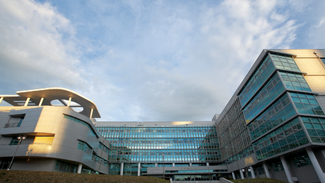
#> input picture input.jpg, 325 x 183 px
$ jupyter execute man.ipynb
#> lines starting #> are read from the running program, lines starting #| are printed output that depends on the picture; after the words box and inside, x2 and y2 are one past the last pixel; in counts of white or black regions, pixels touching at a corner belong together
[cell 1]
import cv2
import numpy as np
import matplotlib.pyplot as plt

# Load Image

[cell 2]
def read_file(filename):
#> called with filename = 'input.jpg'
    img = cv2.imread(filename)
#> img is the input picture: shape (183, 325, 3); mean B, G, R 156.8, 149.1, 135.7
    img = cv2.cvtColor(img, cv2.COLOR_BGR2RGB)
    plt.imshow(img)
    plt.show()
    return img

[cell 3]
filename = "input.jpg"
read_file(filename)

[cell 4]
filename = "input.jpg"
img = read_file(filename)

# Create Edge Mask

[cell 5]
def edge_mask(img, line_size, blur_value):
    #Input Image -> Edges of Images

#> called with line_size = 7, blur_value = 7
    gray = cv2.cvtColor(img, cv2.COLOR_RGB2GRAY)
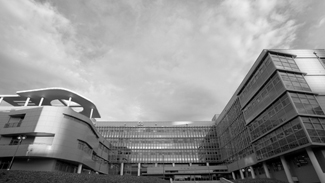
#> gray: shape (183, 325); min 0, max 255, mean 145.9
    glay_blur = cv2.medianBlur(gray, blur_value)
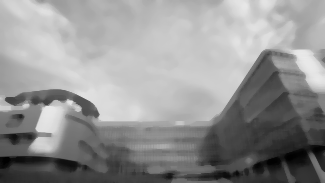
#> glay_blur: shape (183, 325); min 1, max 234, mean 146.6

    edges = cv2.adaptiveThreshold(glay_blur, 255, cv2.ADAPTIVE_THRESH_MEAN_C, cv2.THRESH_BINARY, line_size, blur_value)
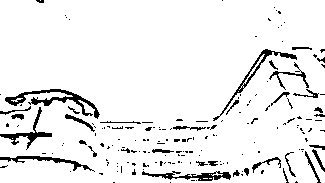
#> edges: shape (183, 325); 92.7% white; 176 black regions (142 under 20 px), largest, box (x1, y1, x2, y2) and area: (5, 89, 100, 119) 672, (213, 49, 297, 121) 416, (142, 171, 231, 181) 382

    return edges

[cell 6]
line_size, blur_value = 7, 7
edges = edge_mask(img, line_size, blur_value)

plt.imshow(edges, cmap = "binary")
plt.show()

# Reduce the Color Palette

[cell 7]
def color_quantization(img, k):
    # Transform the image
#> called with k = 9
    data = np.float32(img).reshape((-1,3))

    # Determine Criteria
    criteria = (cv2.TERM_CRITERIA_EPS+ cv2.TERM_CRITERIA_MAX_ITER, 20, 0.001)

    # Implementing K_Means
    ret, label, center = cv2.kmeans(data, k, None, criteria, 10, cv2.KMEANS_RANDOM_CENTERS)
#> ret = 29567273.9; center = [[69.4, 88.62, 93.29], [194.2, 206.9, 221.6], [155.3, 162.1, 159.7], [239.7, 214.4, 158.5], [15.29, 20.07, 17.43], [51.96, 58.35, 53.64], [98.74, 139.4, 152.3], [108.1, 114, 114.5], [160.4, 183.5, 207.8]]
    center = np.uint8(center)
#> center = [[69, 88, 93], [194, 206, 221], [155, 162, 159], [239, 214, 158], [15, 20, 17], [51, 58, 53], [98, 139, 152], [108, 113, 114], [160, 183, 207]]

    result = center[label.flatten()]
    result = result.reshape(img.shape)
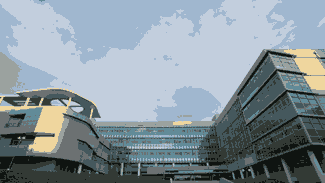
#> result: shape (183, 325, 3); mean R, G, B 135.3, 148.5, 156.2

    return result

[cell 8]
img = color_quantization(img, k=9)

plt.imshow(img)
plt.show()

[cell 9]
# Reduce the noise

blurred = cv2.bilateralFilter(img, d=3, sigmaColor=200, sigmaSpace=200)
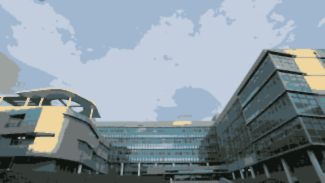
#> blurred: shape (183, 325, 3); mean R, G, B 135.3, 148.5, 156.2

plt.imshow(blurred)
plt.show()

# Combine Edge Mask with the quantiz img

[cell 10]
def cartoon():
    c = cv2.bitwise_and(blurred, blurred, mask=edges)
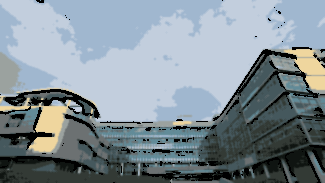
#> c: shape (183, 325, 3); mean R, G, B 130.3, 142.7, 150.4

    plt.imshow(c)
    plt.show()

    return c

[cell 11]
cartoon_output = cartoon()

# Save File

[cell 12]
output_image = "output.jpg"
cv2.imwrite(output_image, cartoon_output)
#> Out = True
